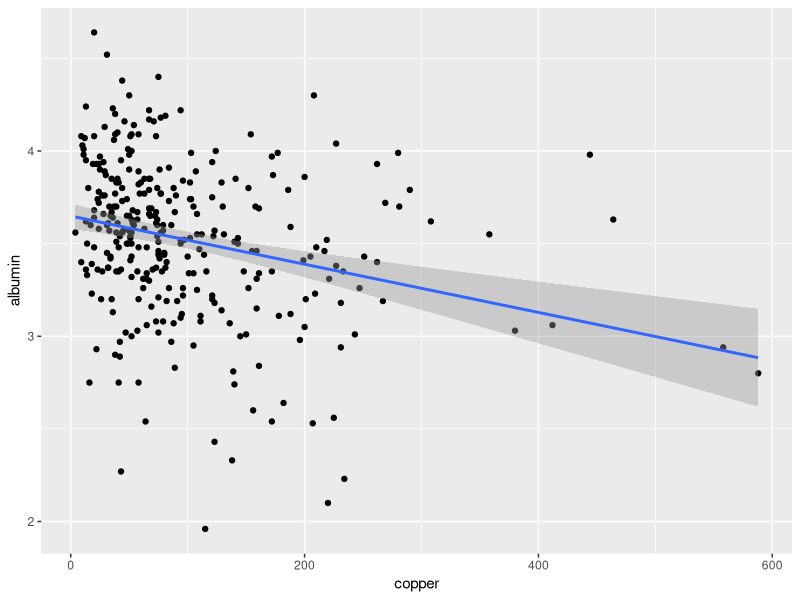
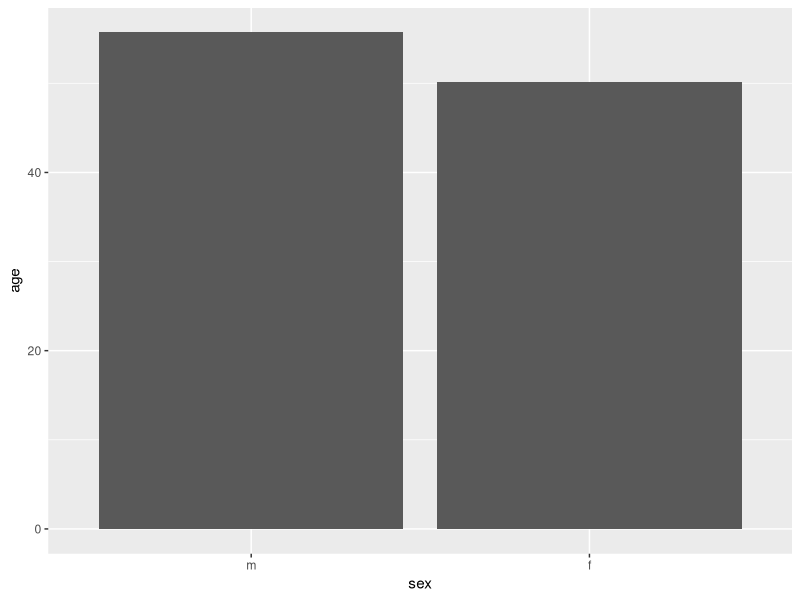
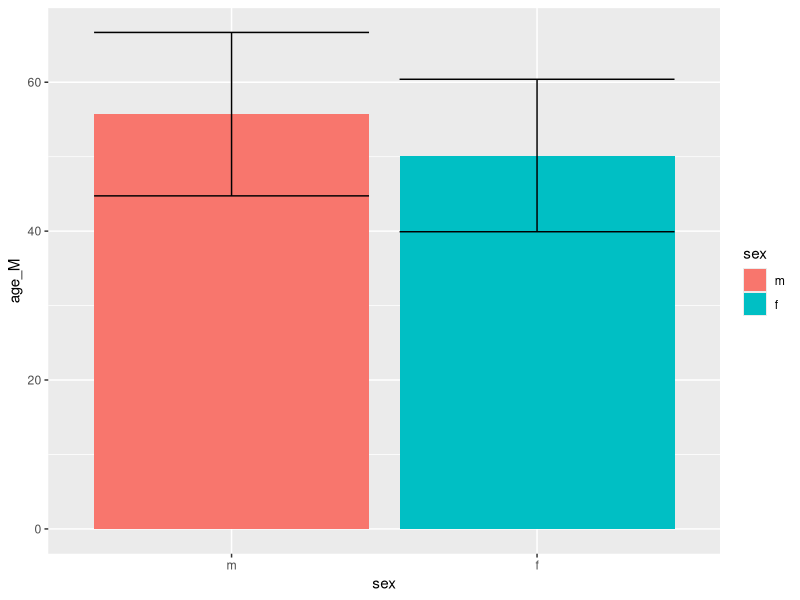

Generate these figures, in order, with R:
## ---- chunk 1
library(survival)
library(tidyverse)
## ---- chunk 2
cor.test(pbc$copper, pbc$albumin)
## ---- chunk 3
ggplot(pbc, aes(x=copper, y=albumin)) + geom_point() + geom_smooth(method=lm)
## ---- chunk 4
male_ages = pbc$age[pbc$sex=='m']
female_ages = pbc$age[pbc$sex=='f']
t.test(male_ages, female_ages)
## ---- chunk 5
ggplot(pbc, aes(x=sex, y=age)) + 
  geom_bar(stat = "summary", fun.y="mean")
## ---- chunk 6
age_barplot_data <- pbc %>% group_by(sex) %>% summarize(age_M = mean(age), age_SD = sd(age))
age_barplot_data
## ---- chunk 7
ggplot(age_barplot_data, aes(x=sex, y=age_M, fill=sex)) + 
  geom_bar(stat="identity", position="dodge") +
  geom_errorbar(data = age_barplot_data, 
      aes(ymin = age_M - age_SD, ymax = age_M + age_SD, y = age_M),
        position = position_dodge(width = .9))
